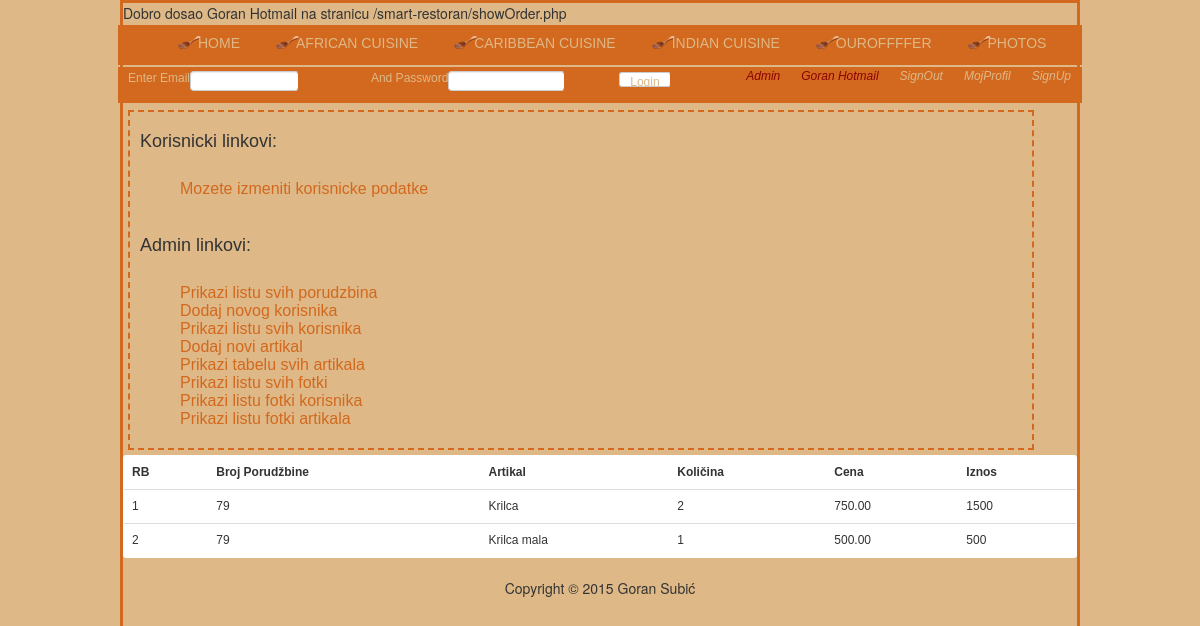
The app's page /showOrder.php?uoid=79 (signed in) with its own data.
### tables this page shows
CREATE TABLE IF NOT EXISTS `userorder_item` (
  `item_id` int(11) NOT NULL,
  `userorder_id` int(11) NOT NULL,
  `quantity` int(11) NOT NULL,
  `price` decimal(10,2) NOT NULL
);

CREATE TABLE IF NOT EXISTS `item` (
  `id` int(11) NOT NULL,
  `title` varchar(50) NOT NULL,
  `description` varchar(250) NOT NULL,
  `image_url` varchar(250) NOT NULL,
  `price` decimal(10,2) NOT NULL,
  `today_menu` tinyint(1) NOT NULL,
  `menu` tinyint(1) NOT NULL,
  `staff_id` int(11) DEFAULT NULL
);

### class/OrderDAO.php (called while the page is built, shortened)
<?php
class OrderDAO {
    public function orderItems($uoid){
        $dbConn = new DbConnection();
        $connection = $dbConn->connectToDB();
        $sqloi = "SELECT userorder_item.item_id, userorder_item.userorder_id, userorder_item.quantity, userorder_item.price, ";
        $sqloi .= "item.title ";
        $sqloi .= "FROM userorder_item JOIN item ON userorder_item.item_id = item.id ";
        $sqloi .= " WHERE userorder_item.userorder_id = {$uoid}";
        if(!$resultsoi = $connection->query($sqloi)){
            die("<br />Doslo je do greske u upitu za ispis userorder_item's: " . $connection->error );
        }
        return $resultsoi;
    }
}

### showOrder.php (the view, shortened to what this page needs)
<?php
if($_SESSION['is_admin'] == 1){
    echo "Dobro dosao {$_SESSION['name']} na stranicu {$_SERVER['PHP_SELF']}";
    if(isset($_GET['uoid'])){
        $uoid = $_GET['uoid'];
    }
}else{
    header("Location:ouroffer.php");
}
include "headeradmin.php";
include "class/OrderDAO.php";
$order = new OrderDAO();
$orderItems = $order->orderItems($uoid);
$rb = 0;
?>
<table class="table table-hover datagrid">
    <tr>
        <th>RB</th>
        <th>Broj Porudžbine</th>
        <th>Artikal</th>
        <th>Količina</th>
        <th>Cena</th>
        <th>Iznos</th>
    </tr>
    <?php WHILE($rowItem = $orderItems->fetch_assoc()){
        $acc = $rowItem['quantity'] * $rowItem['price'];
        $rb++;
        ?>
    <tr>
        <td><?php echo $rb; ?></td>
        <td><?php echo $uoid; ?></td>
        <td><?php echo $rowItem['title']; ?></td>
        <td><?php echo $rowItem['quantity']; ?></td>
        <td><?php echo $rowItem['price']; ?></td>
        <td><?php echo $acc; ?></td>
    </tr>
    <?php } ?>
</table>
<?php
    include "footer.php";
?>

### style.css (style rules this page uses)
body { width: 960px; margin: auto; background-color: #deb887; border: solid chocolate; }
.datagrid { font: normal 12px/150% Arial, Helvetica, sans-serif; background: #fff; overflow: hidden; border: 1px solid #A65B1A; -webkit-border-radius: 3px; -moz-border-radius: 3px; border-radius: 3px; }

### records on screen
userorder_item: item.title "Krilca", quantity "2", price "750.00", acc "1500"
userorder_item: item.title "Krilca mala", quantity "1", price "500.00", acc "500"

### other values on screen
$_SESSION['name'] "Goran Hotmail"
$_SERVER['PHP_SELF'] "/smart-restoran/showOrder.php"
